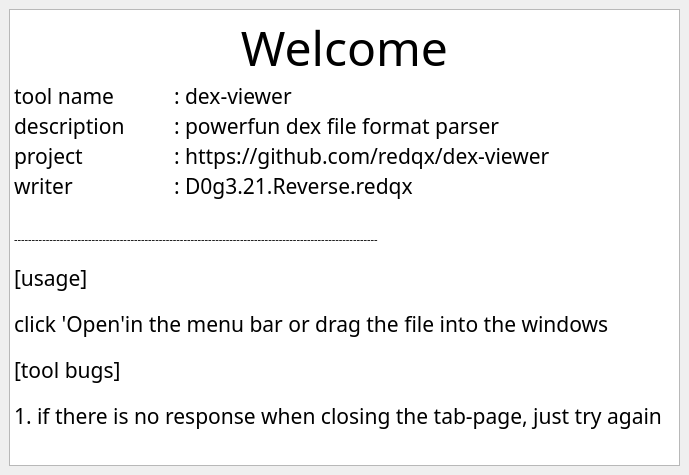
<?xml version="1.0" encoding="UTF-8"?>
<ui version="4.0">
 <class>widget_Welcome</class>
 <widget class="QWidget" name="widget_Welcome">
  <property name="geometry">
   <rect>
    <x>0</x>
    <y>0</y>
    <width>689</width>
    <height>475</height>
   </rect>
  </property>
  <property name="windowTitle">
   <string>Form</string>
  </property>
  <layout class="QHBoxLayout" name="horizontalLayout">
   <property name="leftMargin">
    <number>9</number>
   </property>
   <property name="topMargin">
    <number>9</number>
   </property>
   <property name="rightMargin">
    <number>9</number>
   </property>
   <property name="bottomMargin">
    <number>9</number>
   </property>
   <item>
    <widget class="QTextBrowser" name="textBrowser">
     <property name="font">
      <font>
       <family>Agave</family>
       <pointsize>8</pointsize>
      </font>
     </property>
     <property name="html">
      <string>&lt;!DOCTYPE HTML PUBLIC &quot;-//W3C//DTD HTML 4.0//EN&quot; &quot;http://www.w3.org/TR/REC-html40/strict.dtd&quot;&gt;
&lt;html&gt;&lt;head&gt;&lt;meta name=&quot;qrichtext&quot; content=&quot;1&quot; /&gt;&lt;style type=&quot;text/css&quot;&gt;
p, li { white-space: pre-wrap; }
&lt;/style&gt;&lt;/head&gt;&lt;body style=&quot; font-family:'Agave'; font-size:8pt; font-weight:400; font-style:normal;&quot;&gt;
&lt;p align=&quot;center&quot; style=&quot; margin-top:0px; margin-bottom:0px; margin-left:0px; margin-right:0px; -qt-block-indent:0; text-indent:0px;&quot;&gt;&lt;span style=&quot; font-size:36pt;&quot;&gt;Welcome&lt;/span&gt;&lt;/p&gt;
&lt;p style=&quot; margin-top:0px; margin-bottom:0px; margin-left:0px; margin-right:0px; -qt-block-indent:0; text-indent:0px;&quot;&gt;&lt;span style=&quot; font-size:16pt;&quot;&gt;tool name	: dex-viewer&lt;/span&gt;&lt;/p&gt;
&lt;p style=&quot; margin-top:0px; margin-bottom:0px; margin-left:0px; margin-right:0px; -qt-block-indent:0; text-indent:0px;&quot;&gt;&lt;span style=&quot; font-size:16pt;&quot;&gt;description	: powerfun dex file format parser &lt;/span&gt;&lt;/p&gt;
&lt;p style=&quot; margin-top:0px; margin-bottom:0px; margin-left:0px; margin-right:0px; -qt-block-indent:0; text-indent:0px;&quot;&gt;&lt;span style=&quot; font-size:16pt;&quot;&gt;project		: https://github.com/redqx/dex-viewer&lt;/span&gt;&lt;/p&gt;
&lt;p style=&quot; margin-top:0px; margin-bottom:0px; margin-left:0px; margin-right:0px; -qt-block-indent:0; text-indent:0px;&quot;&gt;&lt;span style=&quot; font-size:16pt;&quot;&gt;writer		: D0g3.21.Reverse.redqx&lt;/span&gt;&lt;/p&gt;
&lt;p style=&quot;-qt-paragraph-type:empty; margin-top:0px; margin-bottom:0px; margin-left:0px; margin-right:0px; -qt-block-indent:0; text-indent:0px; font-size:16pt;&quot;&gt;&lt;br /&gt;&lt;/p&gt;
&lt;p style=&quot; margin-top:0px; margin-bottom:0px; margin-left:0px; margin-right:0px; -qt-block-indent:0; text-indent:0px;&quot;&gt;-------------------------------------------------------------------------------------------------------&lt;/p&gt;
&lt;p style=&quot;-qt-paragraph-type:empty; margin-top:0px; margin-bottom:0px; margin-left:0px; margin-right:0px; -qt-block-indent:0; text-indent:0px;&quot;&gt;&lt;br /&gt;&lt;/p&gt;
&lt;p style=&quot; margin-top:0px; margin-bottom:0px; margin-left:0px; margin-right:0px; -qt-block-indent:0; text-indent:0px;&quot;&gt;&lt;span style=&quot; font-size:16pt;&quot;&gt;[usage] &lt;/span&gt;&lt;/p&gt;
&lt;p style=&quot;-qt-paragraph-type:empty; margin-top:0px; margin-bottom:0px; margin-left:0px; margin-right:0px; -qt-block-indent:0; text-indent:0px;&quot;&gt;&lt;br /&gt;&lt;/p&gt;
&lt;p style=&quot; margin-top:0px; margin-bottom:0px; margin-left:0px; margin-right:0px; -qt-block-indent:0; text-indent:0px;&quot;&gt;&lt;span style=&quot; font-size:16pt;&quot;&gt;click 'Open'in the menu bar or drag the file into the windows&lt;/span&gt;&lt;/p&gt;
&lt;p style=&quot;-qt-paragraph-type:empty; margin-top:0px; margin-bottom:0px; margin-left:0px; margin-right:0px; -qt-block-indent:0; text-indent:0px;&quot;&gt;&lt;br /&gt;&lt;/p&gt;
&lt;p style=&quot; margin-top:0px; margin-bottom:0px; margin-left:0px; margin-right:0px; -qt-block-indent:0; text-indent:0px;&quot;&gt;&lt;span style=&quot; font-size:16pt;&quot;&gt;[tool bugs]&lt;/span&gt;&lt;/p&gt;
&lt;p style=&quot;-qt-paragraph-type:empty; margin-top:0px; margin-bottom:0px; margin-left:0px; margin-right:0px; -qt-block-indent:0; text-indent:0px;&quot;&gt;&lt;br /&gt;&lt;/p&gt;
&lt;p style=&quot; margin-top:0px; margin-bottom:0px; margin-left:0px; margin-right:0px; -qt-block-indent:0; text-indent:0px;&quot;&gt;&lt;span style=&quot; font-size:16pt;&quot;&gt;1. if there is no response when closing the tab-page, just try again&lt;/span&gt;&lt;/p&gt;&lt;/body&gt;&lt;/html&gt;</string>
     </property>
    </widget>
   </item>
  </layout>
 </widget>
 <resources/>
 <connections/>
</ui>
